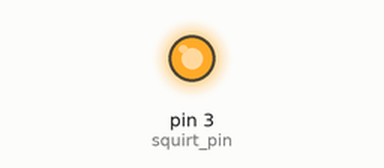
Recording of a sketch running on a simulated Arduino Uno, built with avr-gcc and run on an emulated ATmega328P. Shown: output pins drawn as LEDs (lit = HIGH).

Above: at 2.5 s.
At 5.5 s:
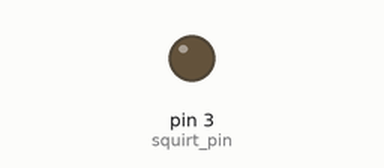
Timing chart, 0 to 7.8 s (numbered marks = the images above):
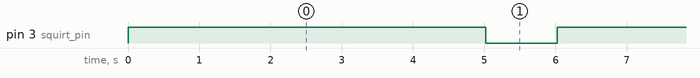

The sketch:

squirt.ino
```cpp
#include "squirt.h"


void setup() {
  init_squirt();

}

void loop() {
  squirting(5000);
  delay(1000);
}
```

squirt.cpp
```cpp
#include "Arduino.h"

#include "squirt.h"
int squirt_pin=3;

void init_squirt(){
   pinMode(squirt_pin,OUTPUT);
}

void squirting(int delay_ms){
   digitalWrite(squirt_pin,HIGH);
   for(int i=0;i<delay_ms;i++){
       delay(1);
   }
   digitalWrite(squirt_pin,LOW);
}
```

squirt.h
```cpp
#ifndef squirt_h
#define squirt_h

void init_squirt();
void squirting(int);


#endif
```

Measured:
- by itself, pin 3 (squirt_pin): alternates HIGH for 5.0 s and LOW for 1.0 s
